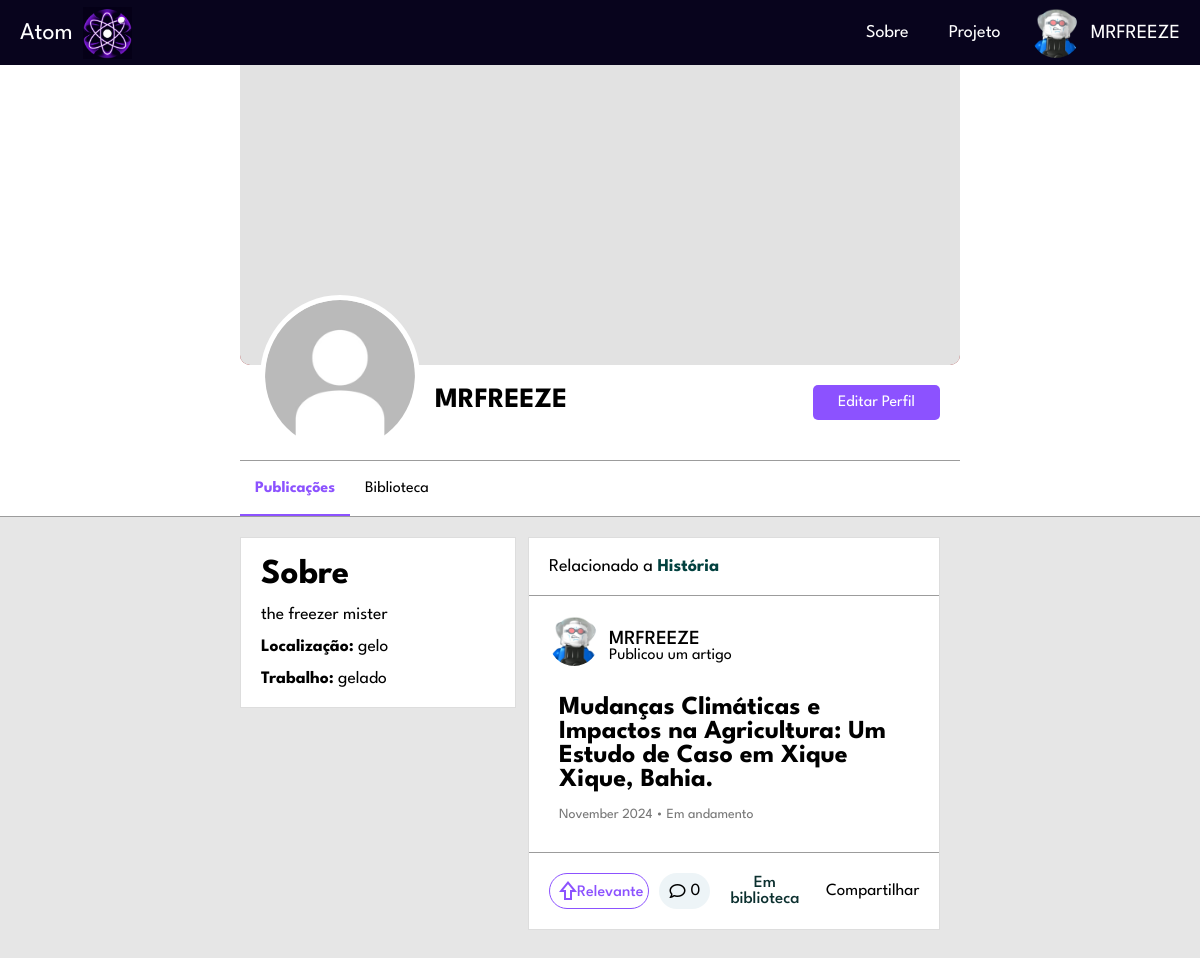
/view/perfil_pessoal.php?token=e97a8a024b37db81a45a65738709b63f (signed in), run on the app's committed database.
### tables this page shows
CREATE TABLE `usuario` (
  `USU_INT_ID` int(11) NOT NULL,
  `USU_VAR_NAME` varchar(50) NOT NULL,
  `USU_VAR_EMAIL` varchar(100) NOT NULL,
  `USU_VAR_PASSWORD` varchar(255) NOT NULL,
  `USU_VAR_IMGPERFIL` varchar(255) DEFAULT NULL,
  `USU_VAR_IMGBACK` varchar(255) DEFAULT NULL,
  `USU_VAR_DESC` varchar(255) DEFAULT NULL,
  `USU_VAR_CIDADE` varchar(50) DEFAULT NULL,
  `USU_VAR_OCUPACAO` varchar(50) DEFAULT NULL
);

CREATE TABLE `artigo` (
  `ART_INT_ID` int(11) NOT NULL,
  `ART_VAR_TITULO` varchar(250) NOT NULL,
  `ART_VAR_DESCRICAO` varchar(2000) NOT NULL,
  `ART_VAR_CATEGORIA` varchar(50) NOT NULL,
  `ART_VAR_STATUS` varchar(12) NOT NULL,
  `ART_VAR_ARQUIVO` varchar(500) NOT NULL,
  `USU_INT_ID` int(11) NOT NULL,
  `ART_DAT_POSTAGEM` datetime DEFAULT current_timestamp()
);

### view/php/ObterOuCriarToken.php (called while the page is built)
<?php
function obterOuCriarToken($conection, $tipo, $id) {
    if ($tipo === 'usuario') {
        $tabela = 'tokens_usuario';
        $colunaId = 'USU_INT_ID';
        $colunaToken = 'TOK_USU_VAR_TOK';
    } elseif ($tipo === 'artigo') {
        $tabela = 'tokens_artigo';
        $colunaId = 'ART_INT_ID';
        $colunaToken = 'TOK_ART_VAR_TOK';
    } else {
        throw new Exception("Tipo de token inválido.");
    }
    $queryToken = "SELECT $colunaToken FROM $tabela WHERE $colunaId = $id";
    $resultToken = mysqli_query($conection, $queryToken);
    if ($resultToken && mysqli_num_rows($resultToken) > 0) {
        $tokenData = mysqli_fetch_assoc($resultToken);
        return $tokenData[$colunaToken];
    } else {
        $token = bin2hex(random_bytes(16));
        $queryInsertToken = "INSERT INTO $tabela ($colunaToken, $colunaId) VALUES ('$token', $id)";
        mysqli_query($conection, $queryInsertToken);
        return $token;
    }
}
?>

### view/perfil_pessoal.php (the view, shortened to what this page needs)
<?php
include('../view/php/listar_compartilhar.php');
?>
<!DOCTYPE html>
<html lang="pt-BR">
<head>
    <link rel="stylesheet" href="css/perfil.css">
    <link rel="stylesheet" href="css/home.css">
    <link rel="stylesheet" href="css/artigo.css">
    <link rel="stylesheet" href="https://cdnjs.cloudflare.com/ajax/libs/font-awesome/6.6.0/css/all.min.css" />
</head>
<body>
    <nav>
        <ul>
            <li><a class="atom" href="home.php">Atom<img src="../view/img/logo3.png" alt=""></a></li>
            <li class="hideOnMobile"><a class="topic" href="../view/about.html">Sobre</a></li>
            <li class="hideOnMobile"><a class="topic" href="../view/project.html">Projeto</a></li>
            <li class="profile">
                <div id="profileDropdown" class="topic usuario">
                <div  id="profileDropdown" class="foto user-space">
                <?php   if (empty($_SESSION['ftperfil'])) {
                    $_SESSION['ftperfil'] = '../view/img/user.jpg';
                } echo '<img id="profileDropdown" src="' . $_SESSION['ftperfil'] . '" alt="">'; ?>
                </div>
               <?php echo $_SESSION['name'] ?>
            </div>
            </li>
        </ul>
    </nav>
         <div class="topo1">
            <div class="topo1-bloco">
               <?php require_once('../view/php/carregar_perfil_usuario_pessoal.php') ?>
            </div>
        </div>
        <div class="tela espaco" id="publicacoes" style="display: flex;">
    <div class="tela-coluna">
        <div class="lado-esquerdo1">
            <div class="bloco">
                <div class="sobre">
                    <h1>Sobre</h1>
                    <div class="biografia"><br>
                    <p><?php echo $desc; ?></p></div>
                    <br><div class="localizacao">
                    <p><strong>Localização:</strong> <?php echo $cidade; ?></p>
                    </div>
                    <br><div class="trabalho">
                    <p><strong>Trabalho:</strong> <?php echo $ocupacao; ?></p>
                    </div>
                </div>
            </div>
        </div>
        <div class="lado-direito1">
            <div class="lista1">
                <?php include ('php/carregar_artigos_perfil.php') ?>
            </div>
        </div>
    </div>
</div>
            </body>
</html>

### view/php/carregar_perfil_usuario_pessoal.php (shortened to what this page needs)
<?php
require_once('conection.php');
if (isset($_GET['token'])) {
    $token = $_GET['token'];
    $sqlToken = "SELECT USU_INT_ID FROM tokens_usuario WHERE TOK_USU_VAR_TOK = ?";
    $stmtToken = $conection->prepare($sqlToken);
    $stmtToken->bind_param('s', $token);
    $stmtToken->execute();
    $resultToken = $stmtToken->get_result();
    if ($resultToken->num_rows > 0) {
        $usuario = $resultToken->fetch_assoc();
        $PerfilId = $usuario['USU_INT_ID'];
        $sqlUsuario = "SELECT USU_VAR_NAME, USU_VAR_IMGPERFIL, USU_VAR_IMGBACK, USU_VAR_DESC, USU_VAR_CIDADE, USU_VAR_OCUPACAO
        FROM usuario
        WHERE USU_INT_ID = ?";
        $stsmtUsuario = $conection->prepare($sqlUsuario);
        $stsmtUsuario->bind_param('i', $PerfilId);
        $stsmtUsuario->execute();
        $resultUsuario = $stsmtUsuario->get_result();
        if ($resultUsuario->num_rows > 0) {
            $usuario = $resultUsuario->fetch_assoc();
            $nome = $usuario['USU_VAR_NAME'];
            $FotoPerfil = (!empty($usuario['USU_VAR_IMGPERFIL']) && file_exists($_SERVER['DOCUMENT_ROOT'] . '/' . $usuario['USU_VAR_IMGPERFIL']))
            ? $usuario['USU_VAR_IMGPERFIL']
            : '../view/img/user.jpg';
            $FotoBanner = (!empty($usuario['USU_VAR_IMGBACK']) && file_exists($_SERVER['DOCUMENT_ROOT'] . '/' . $usuario['USU_VAR_IMGBACK']))
            ? $usuario['USU_VAR_IMGBACK']
            : '../view/img/background-default.png';
            $desc = !empty($usuario['USU_VAR_DESC']) ? $usuario['USU_VAR_DESC'] : 'Sem descrição.';
            $cidade = !empty($usuario['USU_VAR_CIDADE']) ? $usuario['USU_VAR_CIDADE'] : 'Não especificado.';
            $ocupacao = !empty($usuario['USU_VAR_OCUPACAO']) ? $usuario['USU_VAR_OCUPACAO'] : 'Não especificado.';
                    echo '<div class="cover-photo">
                <img src="' . $FotoBanner . '" alt="Foto de Capa">
            </div>
            <div class="profile-info">
                <div class="profile-picture">
                    <img src="' . $FotoPerfil . '" alt="Foto de Perfil">
                </div>
                <div class="profile-name">
                    <h1>' . $nome . '</h1>
                    <div class="seguintes">';
                   echo '</div>
                </div>
                <div class="profile-actions">';
                        include_once('formEditarPerfil.php');
               echo '</div>
            </div>
            <div class="profile-navigation">
                <div class="opcao marcada" id="publicacoesBtn">Publicações</div>
                <div class="opcao selecionar" id="bibliotecaBtn">Biblioteca</div>
            </div>';
        } else {
            echo "Usuário não encontrado.";
        }
    } else {
        echo "Token inválido.";
    }
} else {
    echo "Parâmetros inválidos.";
    exit();
}
?>

### view/php/carregar_artigos_perfil.php (shortened to what this page needs)
<?php
require_once('conection.php');
$userId = $_SESSION['id'];
function carregarArtigos($conection, $userId, $PerfilId) {
    $query = "SELECT a.ART_VAR_TITULO, a.ART_VAR_DESCRICAO, a.ART_VAR_CATEGORIA, a.ART_VAR_STATUS, a.ART_DAT_POSTAGEM,
                     u.USU_VAR_NAME, u.USU_VAR_IMGPERFIL, a.USU_INT_ID, a.ART_INT_ID,
                     (SELECT COUNT(*) FROM comentario WHERE ART_INT_ID = a.ART_INT_ID) AS num_comentarios,
                     (SELECT COUNT(*) FROM upvote WHERE UP_ART_INT_ID = a.ART_INT_ID) AS num_likes,
                     (SELECT COUNT(*) FROM upvote WHERE UP_USU_INT_ID = $userId AND UP_ART_INT_ID = a.ART_INT_ID) AS user_liked,
                     (SELECT COUNT(*) FROM salvar WHERE USU_INT_ID = $userId AND ART_INT_ID = a.ART_INT_ID) AS user_saved
              FROM artigo a
              JOIN usuario u ON a.USU_INT_ID = u.USU_INT_ID
          WHERE a.USU_INT_ID = $PerfilId
          ORDER BY a.ART_DAT_POSTAGEM DESC";
    $resultado = mysqli_query($conection, $query);
    if ($resultado && mysqli_num_rows($resultado) > 0) {
        while ($artigo = mysqli_fetch_assoc($resultado)) {
            $titulo = $artigo['ART_VAR_TITULO'];
            $categoria = $artigo['ART_VAR_CATEGORIA'];
            $status = $artigo['ART_VAR_STATUS'];
            $dataPostagem = $artigo['ART_DAT_POSTAGEM'];
            $nomeUsuario = $artigo['USU_VAR_NAME'];
            $idUsuario = $artigo['USU_INT_ID'];
            $idArtigo = $artigo['ART_INT_ID'];
            $numComentarios = $artigo['num_comentarios'];
            $numLikes = $artigo['num_likes'];
            $userLiked = $artigo['user_liked'];
            $userSaved = $artigo['user_saved'];
            require_once('ObterOuCriarToken.php');
            $tokenUser = obterOuCriarToken($conection, 'usuario', $idUsuario);
            $tokenArtigo = obterOuCriarToken($conection, 'artigo', $idArtigo);
            $fotoPerfil = $artigo['USU_VAR_IMGPERFIL'];
            $dataFormatada = strftime('%B %Y', strtotime($dataPostagem));
            $dataFormatada = ucfirst($dataFormatada);
            $likeButtonClass = $userLiked > 0 ? 'liked' : '';
            $likeButtonText = $userLiked > 0 ? "$numLikes" : "Relevante";
            $saveButtonText = $userSaved > 0 ? 'Em biblioteca' : 'Salvar';
            $saveButtonClass = $userSaved > 0 ? 'saved' : '';
            echo "
    <div class='bloco'>
        <div class='bloco-top'>
            <p>Relacionado a <strong>$categoria</strong></p>
        </div>
        <div class='bloco-mid'>
            <div class='cabecalho'>
                <a href='perfil.php?token=$tokenUser'>
                    <div class='foto1 user'>
                        <img src='$fotoPerfil' alt='Foto de perfil' class='user-photo'>
                    </div>
                </a>
                <div class='profile-artigo'>
                    <a href='perfil.php?token=$tokenUser'>
                        <div class='nome'>$nomeUsuario</div>
                    </a>
                    <p>Publicou um artigo</p>
                </div>
            </div>
            <div class='conteudo'>
                 <a href='artigo.php?token=$tokenArtigo'>$titulo</a>
                <br><br>
                <span>$dataFormatada &#8226; $status</span>
            </div>
        </div>
        <div class='bloco-bot'>
            <div class='rodape'>
                <div class='rod'>
                    <button class='relevante $likeButtonClass' onclick='toggleLike(this, $idArtigo)' data-article-id='$idArtigo'>
                        <span class='material-symbols-outlined like-icon'>shift</span>
                        <span class='like-count'>$likeButtonText</span>
                    </button>
                    <button id='goToComments' class='comentarios' onclick=\"window.location.href='artigo.php?token=$tokenArtigo#comments';\">
                        <i class='fa-regular fa-comment'></i>$numComentarios
                    </button>
                    <button class='botoes Salvar $saveButtonClass' data-artigo-id='$idArtigo'>$saveButtonText</button>
                </div>
                <div class='ape'>
                    <button class='openCompartilhar botoes' data-token-artigo='$tokenArtigo'>Compartilhar</button>
                </div>
            </div>
        </div>
    </div>";
        }
    } else {
        echo "<div class='bloco'><h1 style=' padding: 20px;'>Este usuário não possui artigos publicados.</h1></div>";
    }
}
carregarArtigos($conection, $userId, $PerfilId);
?>

### view/css/perfil.css (style rules this page uses)
.topo1 { width: 100%; background-color: #fff; justify-content: center; display: flex; border-bottom: 1px solid rgb(156, 156, 156); }
.topo1-bloco { width: 60%; }
.cover-photo { width: 100%; height: 300px; background-color: #a11c1c; border-bottom-left-radius: 10px; border-bottom-right-radius: 10px; }
.cover-photo img { width: 100%; height: 300px; background-color: #e2e2e2; border-bottom-left-radius: 10px; border-bottom-right-radius: 10px; object-fit: cover; display: none; }
.cover-photo img[src] { display: block; }
.profile-info { display: flex; align-items: center; padding: 15px; background-color: white; position: relative; margin-bottom: 20px; }
.profile-picture { position: absolute; top: -70px; left: 20px; border-radius: 50%; overflow: hidden; border: 5px solid white; background-color: #fff; }
.profile-picture img { width: 150px; height: 150px; object-fit: cover; border-radius: 50%; }
.profile-name { margin-left: 180px; }
.profile-name h1 { font-size: 28px; margin-bottom: 5px; }
.profile-actions { margin-left: auto; }
.profile-navigation { background-color: white; border-top: 1px solid rgb(156, 156, 156); display: flex; padding: 5px 0 5px 0; }
.opcao { padding: 15px; font-size: 16px; }
.marcada { padding: 15px; font-size: 16px; color: #8c52ff; font-weight: bold; border-bottom: 2px solid #8c52ff; margin-bottom: -5px; }
.sobre { padding: 20px; font-size: 17.5px; box-sizing: border-box; }
.biografia { text-align: justify; box-sizing: border-box; word-wrap: break-word; overflow-wrap: break-word; }
.tela-coluna { width: 60%; display: flex; }
.lado-esquerdo1 { width: 40%; }
.lado-direito1 { width: 60%; }
.lista1 { display: flex; flex-direction: column; }
.espaco { margin-top: 20px; display: flex; justify-content: center; }

### view/css/artigo.css (style rules this page uses)
html { scroll-behavior: smooth; }

### data on the page
usuario: USU_VAR_NAME "MRFREEZE", USU_VAR_DESC "the freezer mister", USU_VAR_CIDADE "gelo", USU_VAR_OCUPACAO "gelado"
artigo: ART_VAR_CATEGORIA "História", USU_INT_ID.USU_VAR_IMGPERFIL (picture), USU_INT_ID.USU_VAR_NAME "MRFREEZE", ART_VAR_TITULO "Mudanças Climáticas e Impactos na Agricultura: Um Estudo de Caso em Xique Xique, Bahia.", ART_DAT_POSTAGEM "November 2024", ART_VAR_STATUS "Em andamento", likeButtonText "Relevante", numComentarios "0", saveButtonText "Em biblioteca"

### other printed values
$_SESSION['name'] "MRFREEZE"
